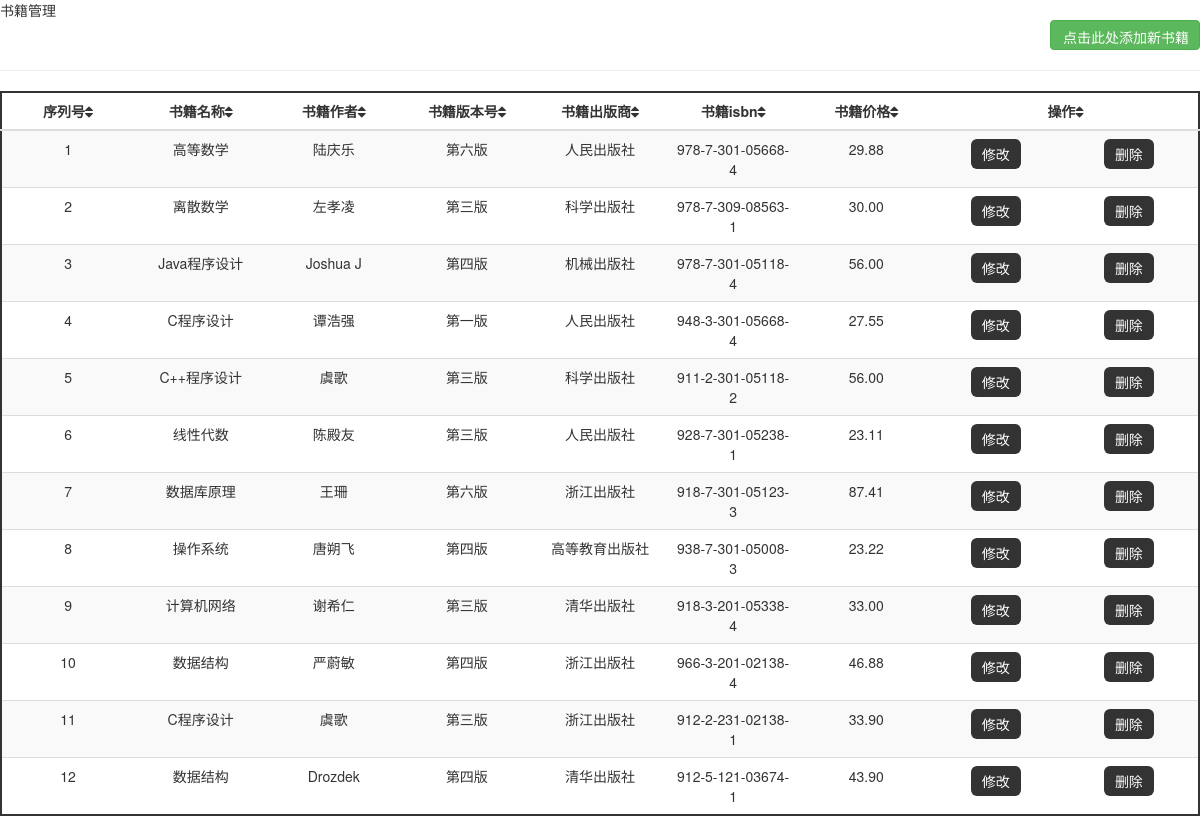
The page /bookOrdering/func/sellerFunc/bookManage.php on the database its author committed.
### tables this page shows
CREATE TABLE `book` (
  `book_id` smallint(6) NOT NULL AUTO_INCREMENT,
  `title` varchar(30) NOT NULL,
  `author` varchar(20) NOT NULL,
  `version` varchar(20) DEFAULT NULL,
  `press` varchar(20) DEFAULT NULL,
  `isbn` char(17) DEFAULT NULL,
  `price` decimal(5,2) NOT NULL,
  PRIMARY KEY (`book_id`),
  KEY `tittle` (`title`)
);

### bookOrdering/func/sellerFunc/bookManage.php (the view, shortened to what this page needs)
<!DOCTYPE html>
<html lang="en">
<head>
    <link rel="stylesheet" href="../../bootstrap/css/bootstrap.min.css" type="text/css">
    <link rel="stylesheet" href="../../fonts/font-awesome/css/font-awesome.min.css">
</head>
<body>
    <div class="table-responsive">
        <table class="table table-hover table-striped tablesorter">
            <thead>书籍管理
                <a href="../../php/addBook.php" title="" id="addBook" class="btn btn-success" style="width:150px">点击此处添加新书籍</a>
                <hr>
                <tr>
                    <th class="title ">序列号<i class="fa fa-sort"></th>
                    <th class="title ">书籍名称<i class="fa fa-sort"></th>
                    <th class="title ">书籍作者<i class="fa fa-sort"></th>
                    <th class="title ">书籍版本号<i class="fa fa-sort"></th>
                    <th class="title ">书籍出版商<i class="fa fa-sort"></th>
                    <th class="title ">书籍isbn<i class="fa fa-sort"></th>
                    <th class="title ">书籍价格<i class="fa fa-sort"></th>
                    <th class="title " colspan="2">操作<i class="fa fa-sort"></th>
                </tr>
            </thead>
            <tbody>
                <?php
                include "../../php/conn.php";
                $query = "SELECT * FROM book";
                $data = mysqli_query($conn, $query);
                while ($row = mysqli_fetch_array($data)) {
                    echo '<tr>';
                    echo '<td>' . $row['book_id'] . '</td>';
                    echo '<td>' . $row['title'] . '</td>';
                    echo '<td>' . $row['author'] . '</td>';
                    echo '<td>' . $row['version'] . '</td>';
                    echo '<td>' . $row['press'] . '</td>';
                    echo '<td>' . $row['isbn'] . '</td>';
                    echo '<td>' . $row['price'] . '</td>';
                    echo "<td><a href='../../php/modifyBook.php?book_id=$row[0]'>修改</a></td>";
                    echo "<td><a href='../../php/deleteBook.php?book_id=$row[0]'>删除</a></td>";
                    echo '</tr>';
                }
                ?>
            </tbody>
        </table>
    </div>
</body>
</html>

### bookOrdering/func/sellerFunc/bookManage.php (style rules this page uses)
table { border: 2px solid #333; }
td { width: 10%; border-bottom: 1px dotted #333; text-align: center; }
.title { text-align: center; border-bottom: 1px solid #333; font-weight: bold; }
td>a { margin-left: 30px; display: flex; width: 50px; height: 30px; align-items: center; justify-content: center; text-decoration: none; color: #fff; background: #333; border-radius: 6px; }
#addBook { margin-left: 1050px; width: 50px; height: 30px; text-decoration: none; }
table.tablesorter thead { cursor: pointer; }

### rows shown on the page
book: book_id "1", title "高等数学", author "陆庆乐", version "第六版", press "人民出版社", isbn "978-7-301-05668-4", price "29.88"
book: book_id "2", title "离散数学", author "左孝凌", version "第三版", press "科学出版社", isbn "978-7-309-08563-1", price "30.00"
book: book_id "3", title "Java程序设计", author "Joshua J", version "第四版", press "机械出版社", isbn "978-7-301-05118-4", price "56.00"
book: book_id "4", title "C程序设计", author "谭浩强", version "第一版", press "人民出版社", isbn "948-3-301-05668-4", price "27.55"
book: book_id "5", title "C++程序设计", author "虞歌", version "第三版", press "科学出版社", isbn "911-2-301-05118-2", price "56.00"
book: book_id "6", title "线性代数", author "陈殿友", version "第三版", press "人民出版社", isbn "928-7-301-05238-1", price "23.11"
book: book_id "7", title "数据库原理", author "王珊", version "第六版", press "浙江出版社", isbn "918-7-301-05123-3", price "87.41"
book: book_id "8", title "操作系统", author "唐朔飞", version "第四版", press "高等教育出版社", isbn "938-7-301-05008-3", price "23.22"
book: book_id "9", title "计算机网络", author "谢希仁", version "第三版", press "清华出版社", isbn "918-3-201-05338-4", price "33.00"
book: book_id "10", title "数据结构", author "严蔚敏", version "第四版", press "浙江出版社", isbn "966-3-201-02138-4", price "46.88"
book: book_id "11", title "C程序设计", author "虞歌", version "第三版", press "浙江出版社", isbn "912-2-231-02138-1", price "33.90"
book: book_id "12", title "数据结构", author "Drozdek", version "第四版", press "清华出版社", isbn "912-5-121-03674-1", price "43.90"
